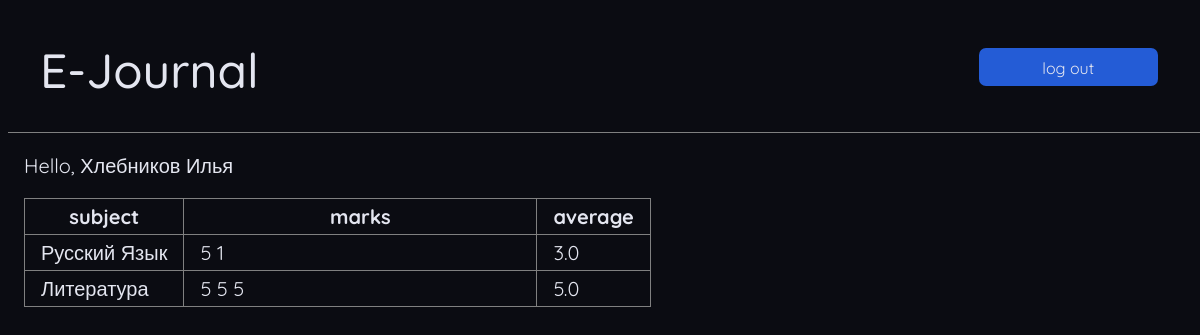
Screenshot of /profile (signed in) with the database file from the repository.
### journal/models.py (models this page shows, shortened)
class Subjects(db.Model):
    id: Mapped[int] = mapped_column(Integer, primary_key=True)
    name: Mapped[str] = mapped_column(String(20), nullable=False)

### journal/routes.py (the view)
@app.route('/profile')
@login_required
def profiles():
    grp_id = Students.query.filter_by(id=current_user.id).first().groop_id  # Ищем из какого класса чел
    teachers = GroopsTeachers.query.filter_by(groop_id=grp_id).all()  # Ищем какие учителя учат чела
    subjects = list()  # Список в котором названия предметов
    for i in teachers:
        subj = SubjectsTeachers.query.filter_by(teacher_id=i.teacher_id).all()  # Ищем какие предметы ведёт учитель
        for j in subj:
            sub = Subjects.query.filter_by(id=j.subject_id).all()  # Ищем названия предметов в соответствующей таблице
            for m in sub:
                subjects.append((m.id, m.name))
    mark = dict()
    mark_avg = dict()
    for i in subjects:
        marks = Marks.query.filter_by(student_id=current_user.id, subject_id=i[0]).order_by(Marks.date_id).all()
        mks = list()
        for j in marks:
            mks.append(j.mark)
        mks1 = [str(m) for m in mks]
        mark[i[0]] = ' '.join(mks1)
        if len(mks) != 0:
            avg = round(sum(mks) / len(mks), 2)
        else:
            avg = 0
        mark_avg[i[0]] = avg
        me = Users.query.filter_by(id=current_user.id).first()
        name = f'{me.last_name} {me.name}'
    return render_template('profile.html', marks=mark, marks_avg=mark_avg, subjects=subjects, name=name)

### journal/routes.py (called while the page is built)
@login_manager.user_loader
def load_user(user_id):
    print('load user')
    return Users().query.get(user_id)

@app.after_request
def redirect_to_signin(response):
    if response.status_code == 401:
        return redirect(url_for('login') + '?next=' + request.url)
    return response

### journal/templates/profile.html (shortened to what this page needs)
<!DOCTYPE html>
<html lang="ru">
<head>
    <link rel="stylesheet" href="{{ url_for('static', filename='css/profile.css') }}">
</head>
<body>
    <div class="head">
        <div class="main-title">
            <p>E-Journal</p>
        </div>
        <a class="log_out" href="/logout">log out</a>
    </div>
    <div class="main-inf">
        <div class="hello">
            <p>Hello, {{name}}</p>
        </div>
        <div class="table">
            <table border>
                <thead>
                    <th>subject</th>
                    <th>marks</th>
                    <th>average</th>
                </thead>
                <tbody>
                    {% for i in subjects %}
                        <tr>
                            <td>{{i[1]}}</td>
                            <td>{{marks[i[0]]}}</td>
                            <td>{{marks_avg[i[0]]}}</td>
                        </tr>
                    {% endfor %}
                </tbody>
            </table>
        </div>
    </div>
</body>
</html>

### journal/static/css/profile.css (style rules this page uses)
body { background-color: #0b0c12; justify-content: center; font-family: 'QuickSand', sans-serif; text-decoration: none; color: #e4e6f0; font-size: 20px; }
.main-title p { font-size: 48px; font-weight: 500; margin: 1rem; width: 100%; height: auto; }
.log_out { margin-top: 1.5rem; }
.head { display: flex; flex-direction: row; gap:calc(100% - 30rem); padding:1rem; width: 100%; height: auto; padding-bottom: 1rem; border-bottom: solid gray 1px; }
.log_out { background-color: rgb(36, 92, 214); padding: 0.6rem; width: 10rem; height: 1.2rem; border: solid 0px rgb(36, 92, 214); border-radius: 7px; color: #e4e6f0; font-size: 16px; text-align: center; text-decoration: none; }
.main-inf { display: flex; flex-direction: column; padding: 1rem; padding-top: 0; }
.table table { table-layout: fixed; border-collapse: collapse; border: solid gray 1.5px; }
th, td { padding: 1rem; padding-top: 5px; padding-bottom: 5px; text-align: left; }
th { text-align: center; }
th:nth-child(2), tr:nth-child(2) { width: 20rem; }

### rows the page displays
Subjects: name "Русский Язык", id "5 1", marks_avg "3.0"
Subjects: name "Литература", marks "5 5 5", marks_avg "5.0"

### other values shown
{{ name }} "Хлебников Илья"
